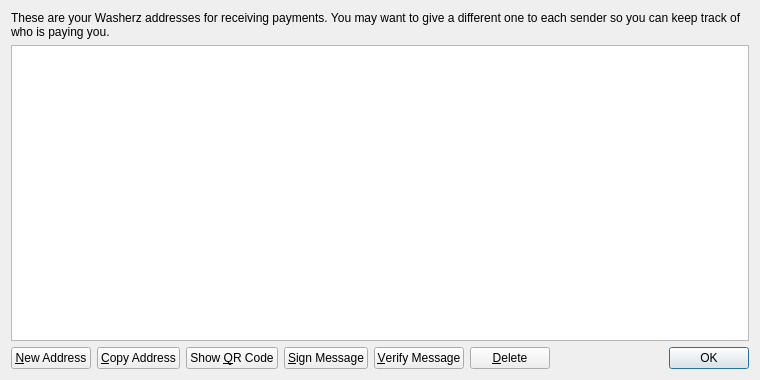
<?xml version="1.0" encoding="UTF-8"?>
<ui version="4.0">
 <class>AddressBookPage</class>
 <widget class="QWidget" name="AddressBookPage">
  <property name="geometry">
   <rect>
    <x>0</x>
    <y>0</y>
    <width>760</width>
    <height>380</height>
   </rect>
  </property>
  <property name="windowTitle">
   <string>Address Book</string>
  </property>
  <layout class="QVBoxLayout" name="verticalLayout">
   <item>
    <widget class="QLabel" name="labelExplanation">
     <property name="text">
      <string>These are your Washerz addresses for receiving payments. You may want to give a different one to each sender so you can keep track of who is paying you.</string>
     </property>
     <property name="textFormat">
      <enum>Qt::PlainText</enum>
     </property>
     <property name="wordWrap">
      <bool>true</bool>
     </property>
    </widget>
   </item>
   <item>
    <widget class="QTableView" name="tableView">
     <property name="contextMenuPolicy">
      <enum>Qt::CustomContextMenu</enum>
     </property>
     <property name="toolTip">
      <string>Double-click to edit address or label</string>
     </property>
     <property name="tabKeyNavigation">
      <bool>false</bool>
     </property>
     <property name="alternatingRowColors">
      <bool>true</bool>
     </property>
     <property name="selectionMode">
      <enum>QAbstractItemView::SingleSelection</enum>
     </property>
     <property name="selectionBehavior">
      <enum>QAbstractItemView::SelectRows</enum>
     </property>
     <property name="sortingEnabled">
      <bool>true</bool>
     </property>
     <attribute name="verticalHeaderVisible">
      <bool>false</bool>
     </attribute>
    </widget>
   </item>
   <item>
    <layout class="QHBoxLayout" name="horizontalLayout">
     <item>
      <widget class="QPushButton" name="newAddressButton">
       <property name="toolTip">
        <string>Create a new address</string>
       </property>
       <property name="text">
        <string>&amp;New Address</string>
       </property>
       <property name="icon">
        <iconset resource="../bitcoin.qrc">
         <normaloff>:/icons/add</normaloff>:/icons/add</iconset>
       </property>
      </widget>
     </item>
     <item>
      <widget class="QPushButton" name="copyToClipboard">
       <property name="toolTip">
        <string>Copy the currently selected address to the system clipboard</string>
       </property>
       <property name="text">
        <string>&amp;Copy Address</string>
       </property>
       <property name="icon">
        <iconset resource="../bitcoin.qrc">
         <normaloff>:/icons/editcopy</normaloff>:/icons/editcopy</iconset>
       </property>
      </widget>
     </item>
     <item>
      <widget class="QPushButton" name="showQRCode">
       <property name="text">
        <string>Show &amp;QR Code</string>
       </property>
       <property name="icon">
        <iconset resource="../bitcoin.qrc">
         <normaloff>:/icons/qrcode</normaloff>:/icons/qrcode</iconset>
       </property>
      </widget>
     </item>
     <item>
      <widget class="QPushButton" name="signMessage">
       <property name="toolTip">
        <string>Sign a message to prove you own a Bitcoin address</string>
       </property>
       <property name="text">
        <string>&amp;Sign Message</string>
       </property>
       <property name="icon">
        <iconset resource="../bitcoin.qrc">
         <normaloff>:/icons/edit</normaloff>:/icons/edit</iconset>
       </property>
      </widget>
     </item>
     <item>
      <widget class="QPushButton" name="verifyMessage">
       <property name="toolTip">
        <string>Verify a message to ensure it was signed with a specified Bitcoin address</string>
       </property>
       <property name="text">
        <string>&amp;Verify Message</string>
       </property>
       <property name="icon">
        <iconset resource="../bitcoin.qrc">
         <normaloff>:/icons/transaction_0</normaloff>:/icons/transaction_0</iconset>
       </property>
      </widget>
     </item>
     <item>
      <widget class="QPushButton" name="deleteButton">
       <property name="toolTip">
        <string>Delete the currently selected address from the list. Only sending addresses can be deleted.</string>
       </property>
       <property name="text">
        <string>&amp;Delete</string>
       </property>
       <property name="icon">
        <iconset resource="../bitcoin.qrc">
         <normaloff>:/icons/remove</normaloff>:/icons/remove</iconset>
       </property>
      </widget>
     </item>
     <item>
      <spacer name="horizontalSpacer">
       <property name="orientation">
        <enum>Qt::Horizontal</enum>
       </property>
       <property name="sizeHint" stdset="0">
        <size>
         <width>40</width>
         <height>20</height>
        </size>
       </property>
      </spacer>
     </item>
     <item>
      <widget class="QDialogButtonBox" name="buttonBox">
       <property name="sizePolicy">
        <sizepolicy hsizetype="Maximum" vsizetype="Fixed">
         <horstretch>0</horstretch>
         <verstretch>0</verstretch>
        </sizepolicy>
       </property>
       <property name="standardButtons">
        <set>QDialogButtonBox::Ok</set>
       </property>
      </widget>
     </item>
    </layout>
   </item>
  </layout>
 </widget>
 <resources>
  <include location="../bitcoin.qrc"/>
 </resources>
 <connections/>
</ui>
